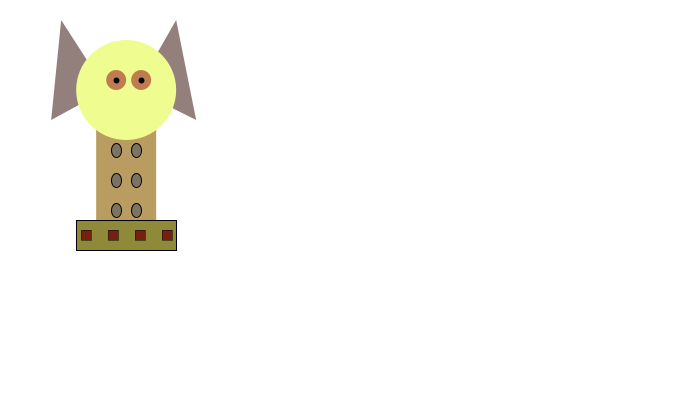
Frame 1 (no input)
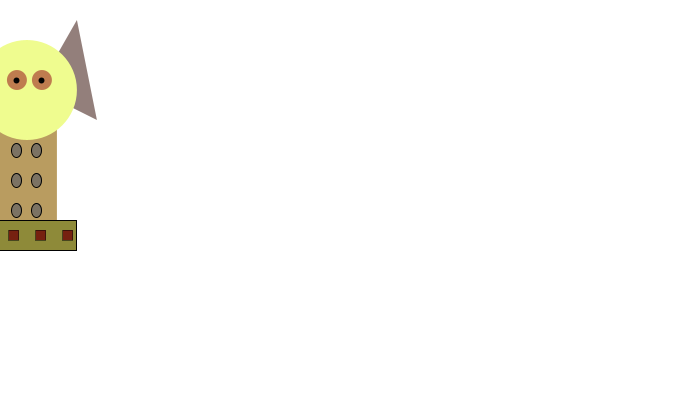
Frame 60 (the mouse pressed at the canvas centre just before this capture)
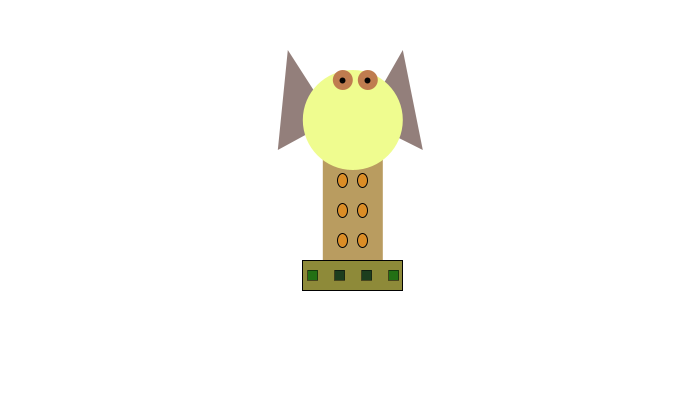
Frame 120 (the mouse held since frame 60 and released just before this capture)

The Processing sketch that drew these frames (run headless with seeded random() and noise(); from frame 60 on, the mouse is pressed at the canvas centre):

// Processing sketch: processing_57287
// ── processing_57287.pde

float x = 120; // x coordinate of body
float y = 230; // y-co ordinate of body
int neckHeight = 110;  //body height
int bodyHeight = 220; // neck height
int radius = 50; // head radius
int direction = 1;
int offset = 10;
float speed = 1;
 
float easing = 0.04;
 
// Background
void setup() {
size(700, 394);
smooth();
strokeWeight(1);
ellipseMode(RADIUS);

}
 
 
void draw () {
background (255) ;
  x += speed * direction;
if ((x > width-radius) || (x < radius)) {
direction = -direction;
}
 
  int targetX = mouseX;
 x += (targetX - x)* easing;
   if (mouseX < x) {
  x += 0.5;
    offset = 2; 
  }
    if (mouseX < x) {
   x -= 0.5;
    offset = 2;
}
 
   
  if (mousePressed) {
    neckHeight = 140;
    bodyHeight = 260;
} else {
  neckHeight = 110;
  bodyHeight = 220;
}
  
 float ny = y - bodyHeight - neckHeight - radius;
if (direction ==1);
 
 
 
background (0);
   
 //antennas
strokeWeight (2) ;
background (255) ;
if (keyPressed) {
line (x-8, neckHeight-10, x-100, 40) ;
line (x+9, 120, x+100, 40 ) ;
}
 
 
// neck
fill (185, 156, 96) ;
noStroke () ;
// rect (
beginShape () ;
vertex  (x-20, neckHeight) ;
vertex (x+40, neckHeight) ;
vertex (x+40, neckHeight+120) ;
vertex (x-20, neckHeight+120) ;
endShape ( ) ;
 
// ears
noStroke () ;
fill (147, 127, 123) ;
triangle (x+20, neckHeight-20, x+80, neckHeight+10, x+60, neckHeight-90) ;   // right
triangle (x - 55, neckHeight-90, x- 10, neckHeight-20, x - 65, neckHeight+10);      //left
 
// Head
noStroke () ;
fill (239, 252, 143);
ellipse  (x+10, neckHeight-20, radius, radius) ;
 
// eyes
 fill (191, 124, 79) ;
 noStroke () ;
 ellipse (x, 80, 10, 10) ;
 noStroke () ;
 ellipse (x+25, 80, 10, 10) ;
 // pupils
 stroke (2) ;
 fill (0) ;
 ellipse (x+25, 80, 2, 2) ;
 ellipse (x, 80, 2, 2 ) ;
  
// Body Spots
fill (124, 115, 99) ;
strokeWeight (1) ;
if (mousePressed ==true) {
  fill (219, 141, 38);
}
ellipse (x, neckHeight+70, 5, 7) ;
ellipse (x+20, neckHeight+70, 5, 7) ;
ellipse (x, neckHeight+100, 5, 7) ;
ellipse (x+20, neckHeight+100, 5, 7) ;
ellipse (x, neckHeight+40, 5, 7) ;
ellipse (x+20, neckHeight+40, 5, 7) ;
 
 
// Body base
fill (142, 138, 57) ;
rect (x-40, bodyHeight, 100, 30) ;
 
//buttons
fill (118, 33, 16) ;
strokeWeight ( 0.5) ;
if (mousePressed ==true) {
  fill (35, 112, 20);
}
rect (x-35, bodyHeight+10, 10, 10) ;
if (mousePressed ==true) {
  fill (29, 62, 30);
}
rect (x-8, bodyHeight+10, 10, 10) ;
rect (x+19, bodyHeight+10, 10, 10) ;
if (mousePressed ==true) {
  fill (35, 112, 20);
}
rect (x+46, bodyHeight+10, 10, 10) ;
 
}
